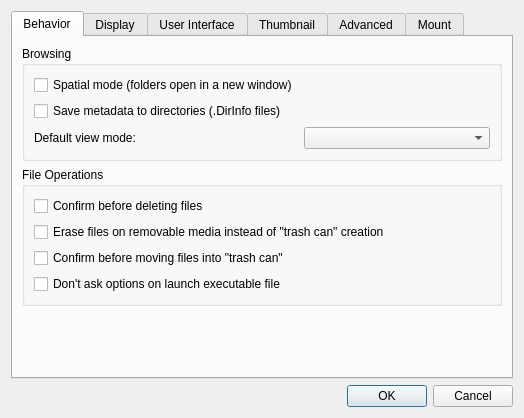
<?xml version="1.0" encoding="UTF-8"?>
<ui version="4.0">
 <class>PreferencesDialog</class>
 <widget class="QDialog" name="PreferencesDialog">
  <property name="geometry">
   <rect>
    <x>0</x>
    <y>0</y>
    <width>524</width>
    <height>402</height>
   </rect>
  </property>
  <property name="windowTitle">
   <string>Preferences</string>
  </property>
  <layout class="QVBoxLayout" name="verticalLayout">
   <item>
    <layout class="QHBoxLayout" name="horizontalLayout" stretch="0">
     <item>
      <widget class="QTabWidget" name="tabWidget">
       <property name="enabled">
        <bool>true</bool>
       </property>
       <property name="sizePolicy">
        <sizepolicy hsizetype="Preferred" vsizetype="Preferred">
         <horstretch>0</horstretch>
         <verstretch>0</verstretch>
        </sizepolicy>
       </property>
       <property name="currentIndex">
        <number>0</number>
       </property>
       <widget class="QWidget" name="tabWidgetPage1">
        <attribute name="title">
         <string>Behavior</string>
        </attribute>
        <layout class="QVBoxLayout" name="verticalLayout_3" stretch="0,0,1">
         <item>
          <widget class="QGroupBox" name="groupBox_4">
           <property name="title">
            <string>Browsing</string>
           </property>
           <layout class="QGridLayout" name="gridLayout">
            <item row="4" column="0">
             <widget class="QLabel" name="label_11">
              <property name="text">
               <string>Default view mode:</string>
              </property>
             </widget>
            </item>
            <item row="4" column="1">
             <widget class="QComboBox" name="viewMode"/>
            </item>
            <item row="3" column="0" colspan="2">
             <widget class="QCheckBox" name="dirInfoWrite">
              <property name="text">
               <string>Save metadata to directories (.DirInfo files)</string>
              </property>
              <property name="checked">
               <bool>false</bool>
              </property>
             </widget>
            </item>
            <item row="2" column="0">
             <widget class="QCheckBox" name="spatialMode">
              <property name="text">
               <string>Spatial mode (folders open in a new window)</string>
              </property>
             </widget>
            </item>
           </layout>
          </widget>
         </item>
         <item>
          <widget class="QGroupBox" name="groupBox_6">
           <property name="title">
            <string>File Operations</string>
           </property>
           <layout class="QVBoxLayout" name="verticalLayout_9">
            <item>
             <widget class="QCheckBox" name="configmDelete">
              <property name="text">
               <string>Confirm before deleting files</string>
              </property>
             </widget>
            </item>
            <item>
             <widget class="QCheckBox" name="noUsbTrash">
              <property name="text">
               <string>Erase files on removable media instead of &quot;trash can&quot; creation</string>
              </property>
             </widget>
            </item>
            <item>
             <widget class="QCheckBox" name="confirmTrash">
              <property name="text">
               <string>Confirm before moving files into &quot;trash can&quot;</string>
              </property>
             </widget>
            </item>
            <item>
             <widget class="QCheckBox" name="quickExec">
              <property name="text">
               <string>Don't ask options on launch executable file</string>
              </property>
             </widget>
            </item>
           </layout>
          </widget>
         </item>
         <item>
          <spacer name="verticalSpacer_2">
           <property name="orientation">
            <enum>Qt::Vertical</enum>
           </property>
           <property name="sizeHint" stdset="0">
            <size>
             <width>0</width>
             <height>0</height>
            </size>
           </property>
          </spacer>
         </item>
        </layout>
       </widget>
       <widget class="QWidget" name="tabWidgetPage2">
        <attribute name="title">
         <string>Display</string>
        </attribute>
        <layout class="QVBoxLayout" name="verticalLayout_7" stretch="0,0,1">
         <item>
          <widget class="QGroupBox" name="groupBox_2">
           <property name="title">
            <string>Icons</string>
           </property>
           <layout class="QFormLayout" name="formLayout_2">
            <item row="0" column="0">
             <widget class="QLabel" name="iconThemeLabel">
              <property name="sizePolicy">
               <sizepolicy hsizetype="Fixed" vsizetype="Preferred">
                <horstretch>0</horstretch>
                <verstretch>0</verstretch>
               </sizepolicy>
              </property>
              <property name="text">
               <string>Icon theme:</string>
              </property>
             </widget>
            </item>
            <item row="0" column="1">
             <widget class="QComboBox" name="iconTheme">
              <property name="sizePolicy">
               <sizepolicy hsizetype="Preferred" vsizetype="Fixed">
                <horstretch>0</horstretch>
                <verstretch>0</verstretch>
               </sizepolicy>
              </property>
             </widget>
            </item>
            <item row="1" column="0">
             <widget class="QLabel" name="label_6">
              <property name="text">
               <string>Size of big icons:</string>
              </property>
             </widget>
            </item>
            <item row="1" column="1">
             <widget class="QComboBox" name="bigIconSize"/>
            </item>
            <item row="2" column="0">
             <widget class="QLabel" name="label_7">
              <property name="text">
               <string>Size of small icons:</string>
              </property>
             </widget>
            </item>
            <item row="2" column="1">
             <widget class="QComboBox" name="smallIconSize"/>
            </item>
            <item row="3" column="0">
             <widget class="QLabel" name="label_8">
              <property name="text">
               <string>Size of thumbnails:</string>
              </property>
             </widget>
            </item>
            <item row="3" column="1">
             <widget class="QComboBox" name="thumbnailIconSize"/>
            </item>
            <item row="4" column="0">
             <widget class="QLabel" name="label_9">
              <property name="text">
               <string>Size of side pane icons:</string>
              </property>
             </widget>
            </item>
            <item row="4" column="1">
             <widget class="QComboBox" name="sidePaneIconSize"/>
            </item>
           </layout>
          </widget>
         </item>
         <item>
          <widget class="QGroupBox" name="groupBox_9">
           <property name="title">
            <string>User interface</string>
           </property>
           <layout class="QVBoxLayout" name="verticalLayout_8">
            <item>
             <widget class="QCheckBox" name="siUnit">
              <property name="text">
               <string>Use SI decimal prefixes instead of IEC binary prefixes</string>
              </property>
             </widget>
            </item>
            <item>
             <widget class="QCheckBox" name="backupAsHidden">
              <property name="text">
               <string>Treat backup files as hidden</string>
              </property>
             </widget>
            </item>
            <item>
             <widget class="QCheckBox" name="showFullNames">
              <property name="enabled">
               <bool>false</bool>
              </property>
              <property name="text">
               <string>Always show full file names</string>
              </property>
             </widget>
            </item>
            <item>
             <widget class="QCheckBox" name="shadowHidden">
              <property name="enabled">
               <bool>false</bool>
              </property>
              <property name="text">
               <string>Show icons of hidden files shadowed</string>
              </property>
             </widget>
            </item>
           </layout>
          </widget>
         </item>
         <item>
          <spacer name="verticalSpacer_5">
           <property name="orientation">
            <enum>Qt::Vertical</enum>
           </property>
           <property name="sizeHint" stdset="0">
            <size>
             <width>0</width>
             <height>0</height>
            </size>
           </property>
          </spacer>
         </item>
        </layout>
       </widget>
       <widget class="QWidget" name="tabWidgetPage3">
        <attribute name="title">
         <string>User Interface</string>
        </attribute>
        <layout class="QVBoxLayout" name="verticalLayout_5" stretch="0,0,1">
         <item>
          <widget class="QGroupBox" name="groupBox_5">
           <property name="title">
            <string>Window</string>
           </property>
           <layout class="QFormLayout" name="formLayout_7">
            <property name="fieldGrowthPolicy">
             <enum>QFormLayout::ExpandingFieldsGrow</enum>
            </property>
            <item row="0" column="0" colspan="2">
             <widget class="QCheckBox" name="rememberWindowSize">
              <property name="text">
               <string>Remember the size of the last closed window</string>
              </property>
             </widget>
            </item>
            <item row="1" column="0">
             <widget class="QLabel" name="label_12">
              <property name="text">
               <string>Default width of new windows:</string>
              </property>
             </widget>
            </item>
            <item row="1" column="1">
             <widget class="QSpinBox" name="fixedWindowWidth">
              <property name="maximum">
               <number>32768</number>
              </property>
             </widget>
            </item>
            <item row="2" column="0">
             <widget class="QLabel" name="label_13">
              <property name="text">
               <string>Default height of new windows:</string>
              </property>
             </widget>
            </item>
            <item row="2" column="1">
             <widget class="QSpinBox" name="fixedWindowHeight">
              <property name="maximum">
               <number>32768</number>
              </property>
             </widget>
            </item>
           </layout>
          </widget>
         </item>
         <item>
          <widget class="QGroupBox" name="groupBox_10">
           <property name="title">
            <string>Show in places</string>
           </property>
           <layout class="QVBoxLayout" name="verticalLayout_10">
            <item>
             <widget class="QListWidget" name="showInPlaces">
              <item>
               <property name="text">
                <string>Home</string>
               </property>
               <property name="checkState">
                <enum>Unchecked</enum>
               </property>
               <property name="icon">
                <iconset theme="user-home">
                 <normaloff>.</normaloff>.</iconset>
               </property>
              </item>
              <item>
               <property name="text">
                <string>Desktop</string>
               </property>
               <property name="checkState">
                <enum>Unchecked</enum>
               </property>
               <property name="icon">
                <iconset theme="user-desktop">
                 <normaloff>.</normaloff>.</iconset>
               </property>
              </item>
              <item>
               <property name="text">
                <string>Trash can</string>
               </property>
               <property name="checkState">
                <enum>Unchecked</enum>
               </property>
               <property name="icon">
                <iconset theme="user-trash">
                 <normaloff>.</normaloff>.</iconset>
               </property>
              </item>
              <item>
               <property name="text">
                <string>Computer</string>
               </property>
               <property name="checkState">
                <enum>Unchecked</enum>
               </property>
               <property name="icon">
                <iconset theme="computer">
                 <normaloff>.</normaloff>.</iconset>
               </property>
              </item>
              <item>
               <property name="text">
                <string>Applications</string>
               </property>
               <property name="checkState">
                <enum>Unchecked</enum>
               </property>
              </item>
              <item>
               <property name="text">
                <string>Devices</string>
               </property>
               <property name="checkState">
                <enum>Unchecked</enum>
               </property>
              </item>
              <item>
               <property name="text">
                <string>Network</string>
               </property>
               <property name="checkState">
                <enum>Unchecked</enum>
               </property>
               <property name="icon">
                <iconset theme="folder-network">
                 <normaloff>.</normaloff>.</iconset>
               </property>
              </item>
             </widget>
            </item>
           </layout>
          </widget>
         </item>
         <item>
          <spacer name="verticalSpacer_4">
           <property name="orientation">
            <enum>Qt::Vertical</enum>
           </property>
           <property name="sizeHint" stdset="0">
            <size>
             <width>0</width>
             <height>0</height>
            </size>
           </property>
          </spacer>
         </item>
        </layout>
       </widget>
       <widget class="QWidget" name="tabWidgetPage4">
        <attribute name="title">
         <string>Thumbnail</string>
        </attribute>
        <layout class="QVBoxLayout" name="verticalLayout_11">
         <item>
          <widget class="QGroupBox" name="groupBox_8">
           <property name="title">
            <string>Thumbnail</string>
           </property>
           <layout class="QFormLayout" name="formLayout_3">
            <item row="2" column="0">
             <widget class="QLabel" name="label_10">
              <property name="text">
               <string>Do not generate thumbnails for image files exceeding this size:</string>
              </property>
             </widget>
            </item>
            <item row="2" column="1">
             <widget class="QSpinBox" name="maxThumbnailFileSize">
              <property name="suffix">
               <string> KB</string>
              </property>
              <property name="maximum">
               <number>1048576</number>
              </property>
             </widget>
            </item>
            <item row="1" column="0" colspan="2">
             <widget class="QCheckBox" name="thumbnailLocal">
              <property name="text">
               <string>Only show thumbnails for local files</string>
              </property>
             </widget>
            </item>
            <item row="0" column="0" colspan="2">
             <widget class="QCheckBox" name="showThumbnails">
              <property name="text">
               <string>Show thumbnails of files</string>
              </property>
             </widget>
            </item>
           </layout>
          </widget>
         </item>
         <item>
          <spacer name="verticalSpacer_6">
           <property name="orientation">
            <enum>Qt::Vertical</enum>
           </property>
           <property name="sizeHint" stdset="0">
            <size>
             <width>0</width>
             <height>225</height>
            </size>
           </property>
          </spacer>
         </item>
        </layout>
       </widget>
       <widget class="QWidget" name="tabWidgetPage5">
        <attribute name="title">
         <string>Advanced</string>
        </attribute>
        <layout class="QVBoxLayout" name="verticalLayout_2" stretch="0,0,1">
         <item>
          <widget class="QGroupBox" name="programsGroupBox">
           <property name="title">
            <string>Programs</string>
           </property>
           <layout class="QFormLayout" name="formLayout">
            <property name="fieldGrowthPolicy">
             <enum>QFormLayout::AllNonFixedFieldsGrow</enum>
            </property>
            <item row="0" column="0">
             <widget class="QLabel" name="label_14">
              <property name="text">
               <string>Terminal emulator:</string>
              </property>
             </widget>
            </item>
            <item row="1" column="0">
             <widget class="QLabel" name="label_3">
              <property name="text">
               <string>Switch &amp;user command:</string>
              </property>
             </widget>
            </item>
            <item row="1" column="1">
             <widget class="QLineEdit" name="suCommand"/>
            </item>
            <item row="2" column="0" colspan="2">
             <widget class="QLabel" name="label_4">
              <property name="text">
               <string>Examples: &quot;xterm -e %s&quot; for terminal or &quot;gksu %s&quot; for switching user.
%s = the command line you want to execute with terminal or su.</string>
              </property>
              <property name="textFormat">
               <enum>Qt::PlainText</enum>
              </property>
             </widget>
            </item>
            <item row="0" column="1">
             <widget class="QComboBox" name="terminal">
              <property name="editable">
               <bool>true</bool>
              </property>
             </widget>
            </item>
           </layout>
          </widget>
         </item>
         <item>
          <widget class="QGroupBox" name="groupBox_11">
           <property name="title">
            <string>Templates</string>
           </property>
           <layout class="QVBoxLayout" name="verticalLayout_12">
            <item>
             <widget class="QCheckBox" name="onlyUserTemplates">
              <property name="text">
               <string>Show only user defined templates in menu</string>
              </property>
             </widget>
            </item>
            <item>
             <widget class="QCheckBox" name="templateTypeOnce">
              <property name="text">
               <string>Show only one template for each MIME type</string>
              </property>
             </widget>
            </item>
            <item>
             <widget class="QCheckBox" name="templateRunApp">
              <property name="text">
               <string>Run default application after creation from template</string>
              </property>
             </widget>
            </item>
           </layout>
          </widget>
         </item>
         <item>
          <spacer name="verticalSpacer_3">
           <property name="orientation">
            <enum>Qt::Vertical</enum>
           </property>
           <property name="sizeHint" stdset="0">
            <size>
             <width>0</width>
             <height>0</height>
            </size>
           </property>
          </spacer>
         </item>
        </layout>
       </widget>
       <widget class="QWidget" name="tabWidgetPage6">
        <property name="enabled">
         <bool>false</bool>
        </property>
        <attribute name="title">
         <string>Mount</string>
        </attribute>
        <layout class="QVBoxLayout" name="verticalLayout_4" stretch="0,0,1">
         <item>
          <widget class="QGroupBox" name="groupBox_3">
           <property name="title">
            <string>Auto Mount</string>
           </property>
           <layout class="QFormLayout" name="formLayout_4">
            <item row="0" column="0">
             <widget class="QCheckBox" name="mountOnStartup">
              <property name="text">
               <string>Mount mountable volumes automatically on program startup</string>
              </property>
             </widget>
            </item>
            <item row="1" column="0">
             <widget class="QCheckBox" name="mountRemovable">
              <property name="text">
               <string>Mount removable media automatically when they are inserted</string>
              </property>
             </widget>
            </item>
            <item row="2" column="0">
             <widget class="QCheckBox" name="autoRun">
              <property name="text">
               <string>Show available options for removable media when they are inserted</string>
              </property>
             </widget>
            </item>
           </layout>
          </widget>
         </item>
         <item>
          <widget class="QGroupBox" name="groupBox_7">
           <property name="title">
            <string>When removable medium unmounted:</string>
           </property>
           <layout class="QVBoxLayout" name="verticalLayout_6">
            <item>
             <widget class="QRadioButton" name="closeOnUnmount">
              <property name="text">
               <string>Close &amp;tab containing removable medium</string>
              </property>
             </widget>
            </item>
            <item>
             <widget class="QRadioButton" name="goHomeOnUnmount">
              <property name="text">
               <string>Chan&amp;ge folder in the tab to home folder</string>
              </property>
             </widget>
            </item>
           </layout>
          </widget>
         </item>
         <item>
          <spacer name="verticalSpacer">
           <property name="orientation">
            <enum>Qt::Vertical</enum>
           </property>
           <property name="sizeHint" stdset="0">
            <size>
             <width>0</width>
             <height>0</height>
            </size>
           </property>
          </spacer>
         </item>
        </layout>
       </widget>
      </widget>
     </item>
    </layout>
   </item>
   <item>
    <widget class="QDialogButtonBox" name="buttonBox">
     <property name="orientation">
      <enum>Qt::Horizontal</enum>
     </property>
     <property name="standardButtons">
      <set>QDialogButtonBox::Cancel|QDialogButtonBox::Ok</set>
     </property>
    </widget>
   </item>
  </layout>
 </widget>
 <tabstops>
  <tabstop>rememberWindowSize</tabstop>
  <tabstop>fixedWindowWidth</tabstop>
  <tabstop>fixedWindowHeight</tabstop>
  <tabstop>configmDelete</tabstop>
  <tabstop>mountOnStartup</tabstop>
  <tabstop>mountRemovable</tabstop>
  <tabstop>autoRun</tabstop>
  <tabstop>closeOnUnmount</tabstop>
  <tabstop>goHomeOnUnmount</tabstop>
  <tabstop>terminal</tabstop>
  <tabstop>suCommand</tabstop>
 </tabstops>
 <resources/>
 <connections>
  <connection>
   <sender>buttonBox</sender>
   <signal>accepted()</signal>
   <receiver>PreferencesDialog</receiver>
   <slot>accept()</slot>
   <hints>
    <hint type="sourcelabel">
     <x>261</x>
     <y>487</y>
    </hint>
    <hint type="destinationlabel">
     <x>157</x>
     <y>274</y>
    </hint>
   </hints>
  </connection>
  <connection>
   <sender>buttonBox</sender>
   <signal>rejected()</signal>
   <receiver>PreferencesDialog</receiver>
   <slot>reject()</slot>
   <hints>
    <hint type="sourcelabel">
     <x>329</x>
     <y>487</y>
    </hint>
    <hint type="destinationlabel">
     <x>286</x>
     <y>274</y>
    </hint>
   </hints>
  </connection>
 </connections>
</ui>
